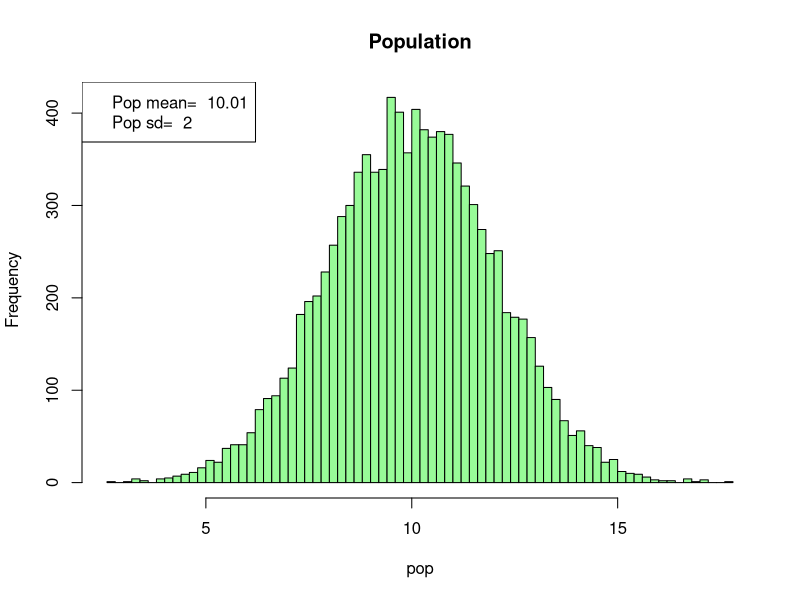

Write R code to recreate this figure.
## ---- chunk 1
required.libraries <- c("knitr")
for (library in required.libraries) {
  if (!require(library, character.only = TRUE, quietly = TRUE, warn.conflicts = FALSE)) {
    install.packages(library, dependencies = TRUE)
  }
  require(library, character.only = TRUE)
}



options(width=300)
knitr::opts_chunk$set(
  fig.width = 7, fig.height = 5, 
  fig.align = "center", 
  fig.path = "figures/sampling-estimation_",
  size = "tiny", 
  echo = FALSE, eval=TRUE, 
  warning = FALSE, message = FALSE, 
  results = TRUE, comment = "")
# knitr::asis_output("\\footnotesize")

dir.main <- "~/stat1"
setwd(dir.main)
message("Main directory\t", dir.main)


## ---- chunk 2
library(knitr)

knitr::opts_chunk$set(echo = TRUE)
## ---- chunk 3
x1 <- c(5, 8, 6, 2, 250, 7)
x2 <- c(7, 3, 2, 5, 8, 4)
n <- length(x1)

x <- data.frame("treated" = x1, "control" = x2)

desc <- data.frame(
  "n" = c(length(x1), length(x2)),
  "sum" =  apply(x, 2, sum),
  "sum of squared values" =  apply(x^2, 2, sum),
  "mean" = apply(x, 2, mean),
  "Q1" = apply(x, 2, quantile, prob=0.25),
  "median" = apply(x, 2, median),
  "Q3" = apply(x, 2, quantile, prob=0.75),
  "sample.var" = apply(x, 2, var) * (n -1) / n,
  "sample.sd" = apply(x, 2, sd) * sqrt((n -1) / n)
  )
desc["IQR"] <- desc["Q3"] - desc["Q1"]

kable(t(desc), digits=2)


## ---- chunk 4
N <- 10000 ## Population size
normal.mean <- 10 ## Moyenne de la loi normale
normal.sd <- 2 ## Ecart-type de la loi normale

## Generate the population
pop <- rnorm(n = N, mean = normal.mean, sd = normal.sd)

## Compute the population parameters
pop.mean <- mean(pop)
pop.sd <- sd(pop) * sqrt((N-1)/N) ## Beware: R sd() does not compute the sd of the given numbers, but infers sd of a population for whihc this would be a sample

hist(pop, breaks=100, col="palegreen", main="Population")
legend("topleft", 
       legend=c(
         paste("Pop mean= ", round(digits=2, pop.mean)),
         paste("Pop sd= ", round(digits=2, pop.sd))
       ))

## ---- chunk 5
n <- 10  ## Sample size

## Generate a population
x <- sample(x = pop, size = n, replace = FALSE)
# abline(v=x, col="blue")

x.mean <- mean(x)

sample.stat <- c(
  mean = x.mean,
  sum = sum(x),
  ss = sum(x^2)
)

sample.stat["var"] <- sample.stat["ss"] / n - x.mean^2
var(x)

## ---- chunk 6
## JvH
